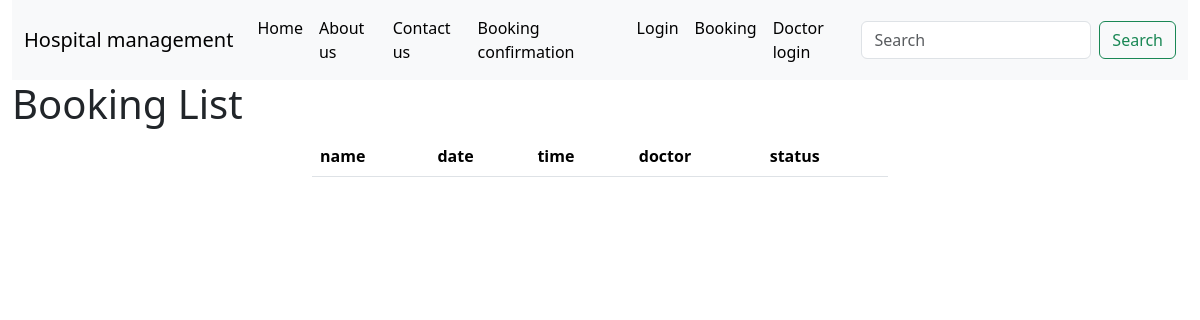
The page /list/ on the database as committed earlier.
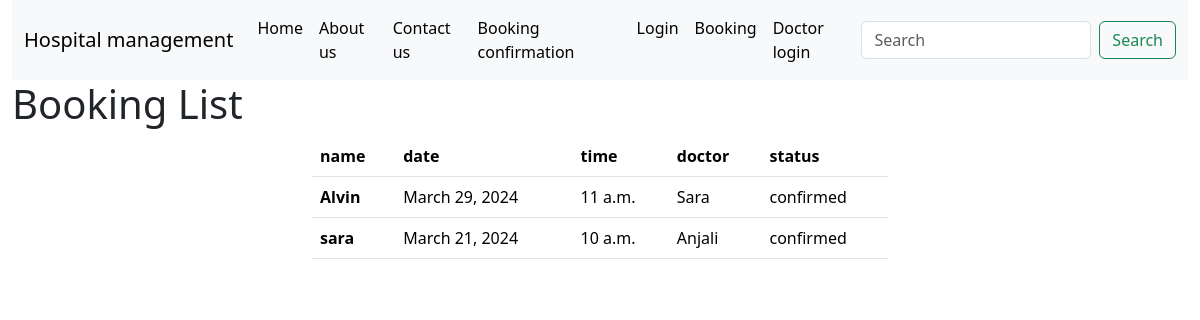
The same page on the database as committed later.
### patient/models.py (models this page shows)
class Appointment(models.Model):
    name=models.TextField(max_length=50,null=True)
    date=models.DateField(max_length=50,null=True)
    time=models.TimeField(max_length=50,null=True)
    message=models.TextField(max_length=500,null=True)
    doctor=models.ForeignKey(Doctor,on_delete=models.CASCADE)
    status=models.TextField(max_length=20)

### doctor/models.py (models this page shows)
class Doctor(models.Model):
    name=models.TextField(max_length=50,null=True)
    password=models.TextField(max_length=50,null=True)
    specialization=models.TextField(max_length=50,null=True)
    def __str__ (self):
        return self.name

### patient/views.py (the view)
# urls.py: path('list/',views.list,name='list')
def list(request):
    patient=Appointment.objects.filter(status='confirmed')
    return render(request,'patient/list.html',{'patient':patient})

### patient/templates/patient/list.html
{% extends 'patient/home.html' %}
{% block content %}
<h1>Booking List</h1>
<div class="row">
    <div class="col-3"></div>
    <div class="col-6">
        <table class="table">
            <thead>
              <tr>
                <th scope="col">name</th>
                <th scope="col">date</th>
                <th scope="col">time</th>
                <th scope="col">doctor</th>
                <th>status</th>
              </tr>
            </thead>
            <tbody>
                {% for i in patient %}
              <tr>
                <th scope="row">{{i.name}}</th>
                <td>{{i.date}}</td>
                <td>{{i.time}}</td>
                <td>{{i.doctor}}</td>
                <td>{{i.status}}</td>
              </tr>
              {% endfor %}
            </tbody>
          </table>
    </div>
    <div class="col-3"></div>
</div>
{% endblock %}

### patient/templates/patient/home.html (shortened to what this page needs)
{% load static %}
<!DOCTYPE html>
<html lang="en">
<head>
  <link href="https://cdn.jsdelivr.net/npm/bootstrap@5.3.3/dist/css/bootstrap.min.css" rel="stylesheet">
</head>
<body>
    <div class="container-fluid">
      <div class="row">
        <div class="col-12">
          <nav class="navbar navbar-expand-lg bg-body-tertiary">
<div class="container-fluid">
    <a class="navbar-brand" href="#">Hospital management</a>
    <div class="collapse navbar-collapse" id="navbarSupportedContent">
      <ul class="navbar-nav me-auto mb-2 mb-lg-0">
        <li class="nav-item">
          <a class="nav-link active" aria-current="page" href="{% url 'patient:home' %}">Home</a>
        </li>
        <li class="nav-item">
          <a class="nav-link active" aria-current="page" href="#row3">About us</a>
        </li>
        <li class="nav-item">
          <a class="nav-link active" aria-current="page" href="#row5">Contact us</a>
        </li>
        <li class="nav-item">
          <a class="nav-link active" aria-current="page" href="{% url 'patient:list'  %}">Booking confirmation</a>
        </li>
        <li class="nav-item">
          <a class="nav-link active" aria-current="page" href="{% url 'patient:login'  %}">Login</a>
        </li>
        <li class="nav-item">
          <a class="nav-link active" aria-current="page" href="{% url 'patient:booking' %}">Booking</a>
        </li>
        <li class="nav-item">
          <a class="nav-link active" aria-current="page" href="{% url 'doctor:doctorlogin' %}">Doctor login</a>
        </li>
      </ul>
      <form class="d-flex" role="search">
        <input class="form-control me-2" type="search" placeholder="Search" aria-label="Search">
        <button class="btn btn-outline-success" type="submit">Search</button>
      </form>
    </div>
  </div>
</nav>
        </div>
      </div>
{% block content %}{% endblock %}
    </div>
</body>
</html>

Rows that differ between the two databases and show on the page:
added Appointment: name "Alvin", date "March 29, 2024", time "11 a.m.", doctor "Sara", status "confirmed"
added Appointment: name "sara", date "March 21, 2024", time "10 a.m.", doctor "Anjali", status "confirmed"
